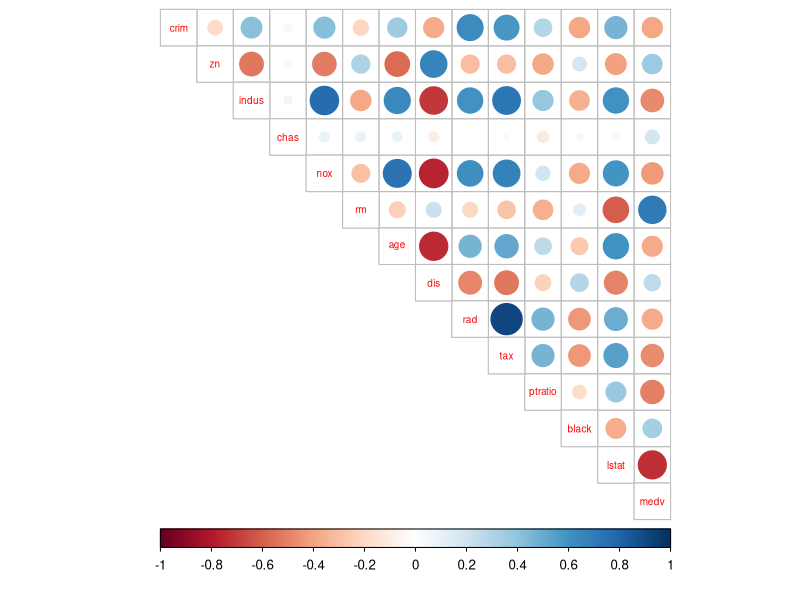
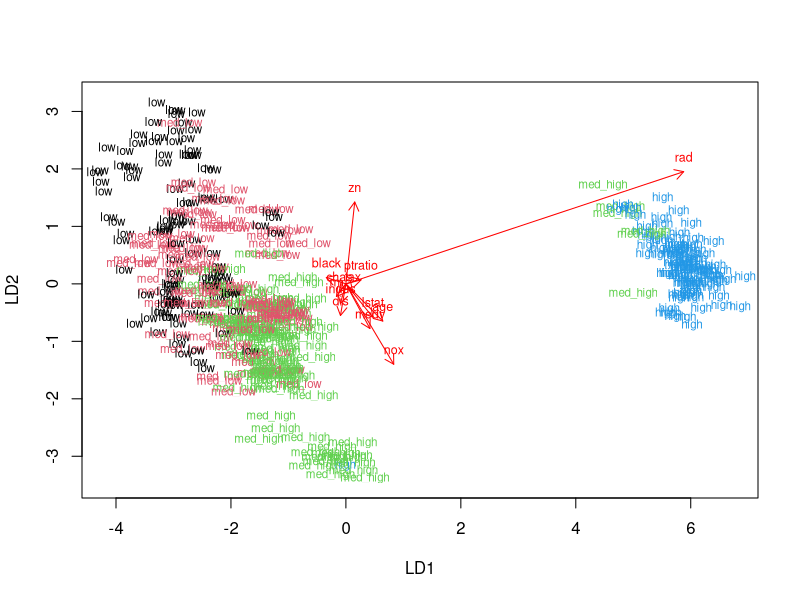
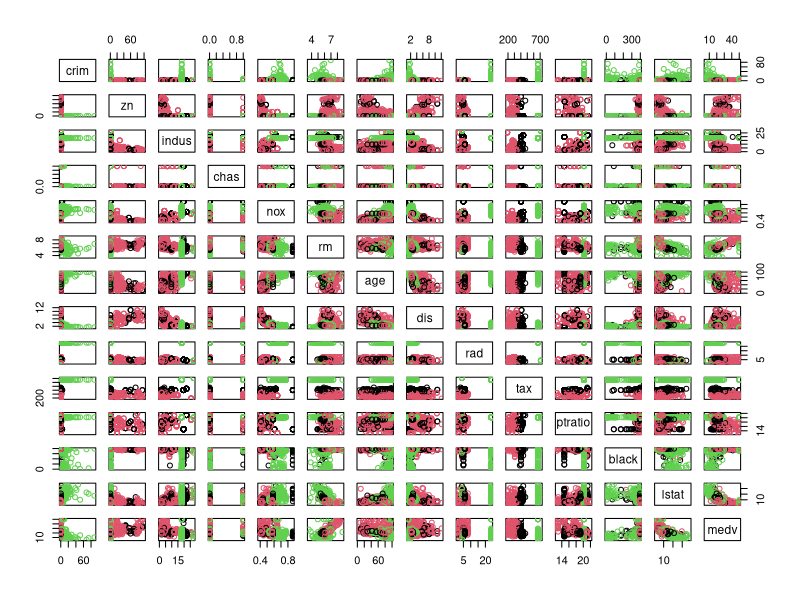
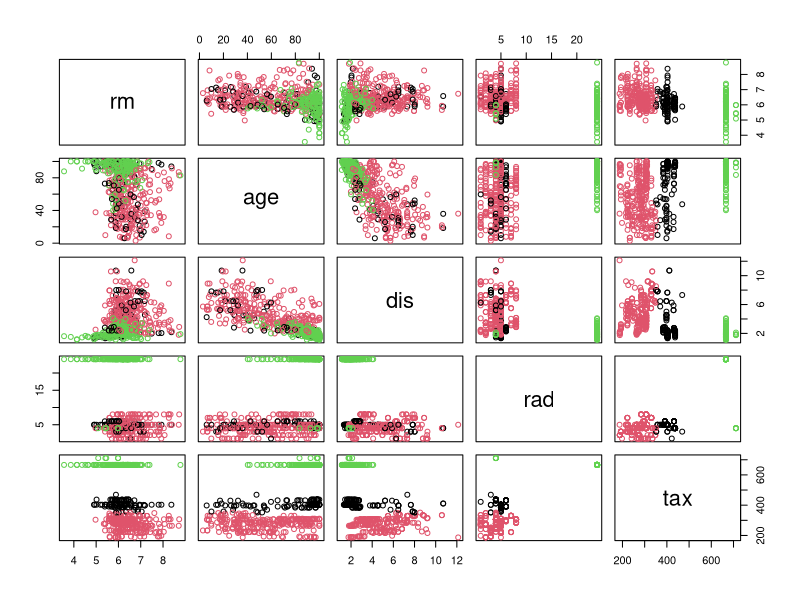

The R script that drew these images, in order:
## ---- chunk 1
library(MASS)
library(GGally)
library(tidyverse)
library(corrplot)
library(dplyr)

# Loading the data
data(Boston)

# Checking the data, and the structure, dimensions and summary of the dataset
head(Boston)
str(Boston)
dim(Boston)
## ---- chunk 2
# Graphical overview of the data
#pairs(Boston)
#ggpairs(Boston, lower = list(combo = wrap("facethist", bins = 20)))

# calculate the correlation matrix and round it
cor_matrix<-cor(Boston) %>% round(2)

# print the correlation matrix
cor_matrix

# visualize the correlation matrix
corrplot(cor_matrix, method="circle", type = "upper", cl.pos = "b", tl.pos = "d", tl.cex = 0.6)

# Summaries of the variables
summary(Boston)
## ---- chunk 3
boston_scaled <- scale(Boston)

# change the object to data frame
boston_scaled <- as.data.frame(boston_scaled)

# summary of the scaled dataset
summary(boston_scaled)

# summary of the scaled crime rate
summary(boston_scaled$crim)

bins <- quantile(boston_scaled$crim)
bins

label_vector <- c("low", "med_low", "med_high", "high")

# create a categorical variable 'crime'
crime <- cut(boston_scaled$crim, breaks = bins, include.lowest = TRUE, labels = label_vector) 

# look at the table of the new factor crime
table(crime)


#remove the origical crime rate crim and add crime
boston_scaled <- subset(boston_scaled, select = -c(crim))
boston_scaled$crime <- crime
str(boston_scaled)
# number of rows in the Boston dataset 
n <- nrow(boston_scaled)

# choose randomly 80% of the rows
ind <- sample(n,  size = n * 0.8)

# create train set
train <- boston_scaled[ind,]

# create test set 
test <- boston_scaled[-ind,]


## ---- chunk 4
# linear discriminant analysis
lda.fit <- lda(crime ~ ., data = train)

# print the lda.fit object
lda.fit

# the function for lda biplot arrows
lda.arrows <- function(x, myscale = 1, arrow_heads = 0.1, color = "red", tex = 0.75, choices = c(1,2)){
  heads <- coef(x)
  arrows(x0 = 0, y0 = 0, 
         x1 = myscale * heads[,choices[1]], 
         y1 = myscale * heads[,choices[2]], col=color, length = arrow_heads)
  text(myscale * heads[,choices], labels = row.names(heads), 
       cex = tex, col=color, pos=3)
}

# target classes as numeric
classes <- as.numeric(train$crime)

# plot the lda results
plot(lda.fit, dimen=2, col=classes, pch=classes)
lda.arrows(lda.fit, myscale = 2)
## ---- chunk 5
# save the correct classes from test data
correct_classes <- test$crime

test <- subset(test, select = -c(crime))

# predict classes with test data
lda.pred <- predict(lda.fit, newdata = test)
str(lda.pred)
# cross tabulate the results
table(correct = correct_classes, predicted = lda.pred$class)
## ---- chunk 6
# load MASS and Boston
library(MASS)
data('Boston')

boston_scaled.new <- scale(Boston)

# euclidean distance matrix
dist_eu <- dist(boston_scaled.new)

# look at the summary of the distances
summary(dist_eu)

# manhattan distance matrix
dist_man <- dist(boston_scaled.new, method="manhattan")

# look at the summary of the distances
summary(dist_man)

# k-means clustering
km <-kmeans(Boston, centers = 3)

# plot the Boston dataset with clusters
pairs(Boston, col = km$cluster)
pairs(Boston[6:10], col = km$cluster)
